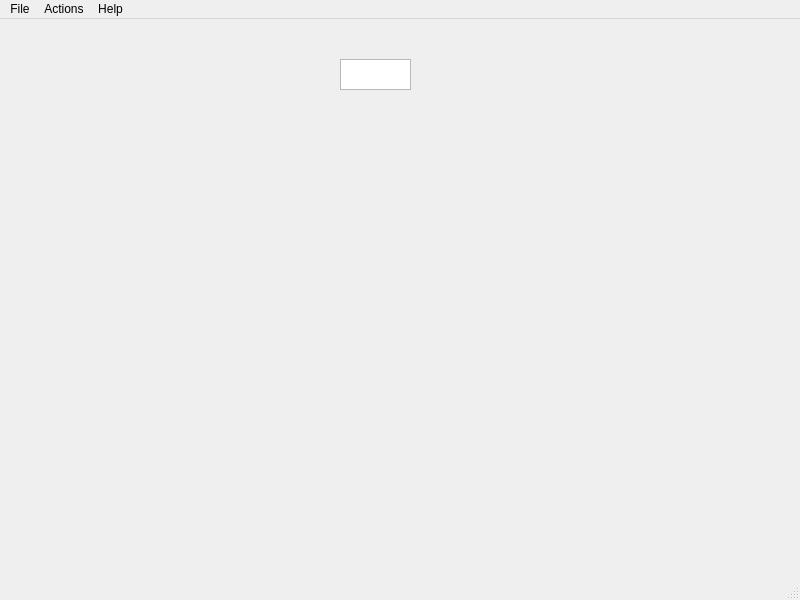
<?xml version="1.0" encoding="UTF-8"?>
<ui version="4.0">
 <class>MainWindow</class>
 <widget class="QMainWindow" name="MainWindow">
  <property name="geometry">
   <rect>
    <x>0</x>
    <y>0</y>
    <width>800</width>
    <height>600</height>
   </rect>
  </property>
  <property name="windowTitle">
   <string>MainWindow</string>
  </property>
  <widget class="QWidget" name="centralwidget">
   <widget class="QTextBrowser" name="textBrowser">
    <property name="geometry">
     <rect>
      <x>340</x>
      <y>40</y>
      <width>71</width>
      <height>31</height>
     </rect>
    </property>
   </widget>
  </widget>
  <widget class="QMenuBar" name="menubar">
   <property name="geometry">
    <rect>
     <x>0</x>
     <y>0</y>
     <width>800</width>
     <height>26</height>
    </rect>
   </property>
   <widget class="QMenu" name="menuFile">
    <property name="title">
     <string>File</string>
    </property>
   </widget>
   <widget class="QMenu" name="menuActions">
    <property name="title">
     <string>Actions</string>
    </property>
    <addaction name="actionWork_1"/>
    <addaction name="actionWork_2"/>
   </widget>
   <widget class="QMenu" name="menuHelp">
    <property name="title">
     <string>Help</string>
    </property>
    <addaction name="actionAbout"/>
    <addaction name="actionAbout_QT"/>
   </widget>
   <addaction name="menuFile"/>
   <addaction name="menuActions"/>
   <addaction name="menuHelp"/>
  </widget>
  <widget class="QStatusBar" name="statusbar"/>
  <action name="actionWork_1">
   <property name="text">
    <string>Work 1</string>
   </property>
  </action>
  <action name="actionWork_2">
   <property name="text">
    <string>Work 2</string>
   </property>
  </action>
  <action name="actionAbout">
   <property name="text">
    <string>About</string>
   </property>
  </action>
  <action name="actionAbout_QT">
   <property name="text">
    <string>About QT</string>
   </property>
  </action>
 </widget>
 <resources/>
 <connections/>
</ui>
